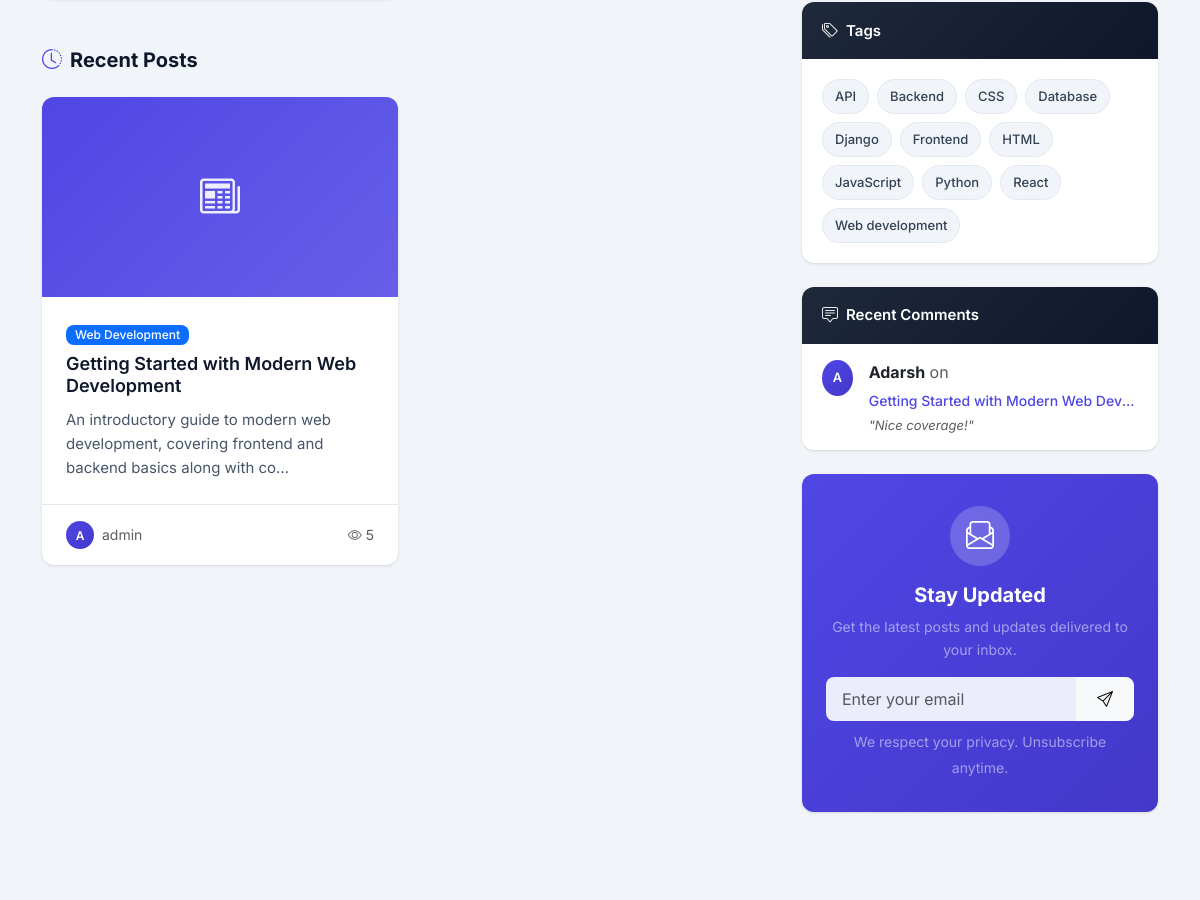
Before: / (middle part) with the older database file.
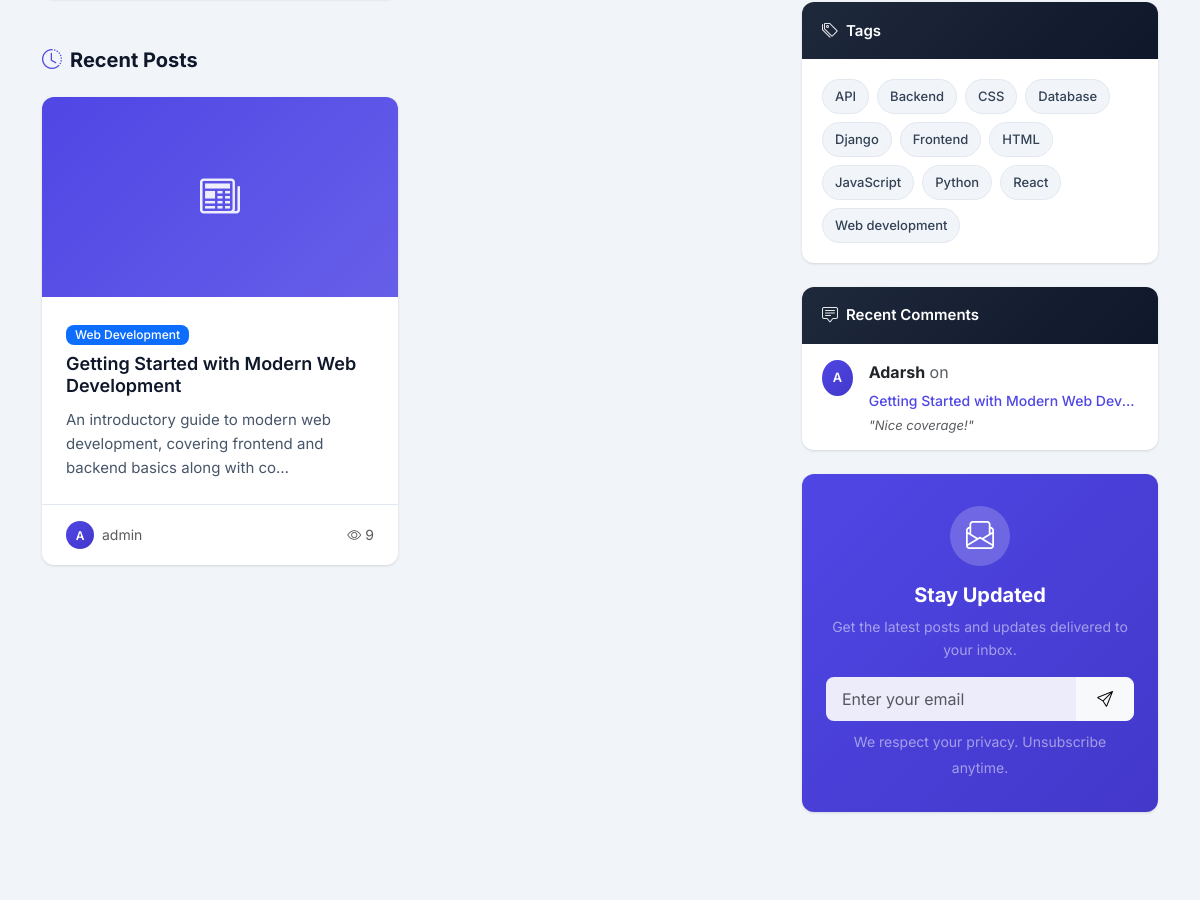
After: the same page with the newer database file.
### apps/blog/models.py (models this page shows, shortened)
class Post(models.Model):
    STATUS_CHOICES = (
        ('draft', 'Draft'),        # Not visible to public
        ('published', 'Published'),  # Visible to everyone
    )
    title = models.CharField(
        max_length=200,
        help_text="Post title (appears in browser tab and listings)"
    )
    slug = models.SlugField(
        max_length=200,
        unique=True,
        blank=True,
        help_text="URL-friendly title (auto-generated)"
    )
    content = CKEditor5Field(
        'Content',
        config_name='default',
        help_text="Main post content with formatting"
    )
    excerpt = models.TextField(
        max_length=500,
        blank=True,
        help_text="Brief summary (shown in post listings)"
    )
    featured_image = models.ImageField(
        upload_to='posts/%Y/%m/%d/',  # Organize by date
        blank=True,
        null=True,  # Can be NULL in database
        help_text="Main image for the post"
    )
    author = models.ForeignKey(
        User,  # Link to Django's built-in User model
        on_delete=models.CASCADE,  # Delete posts if user is deleted
        related_name='posts',  # Access user's posts: user.posts.all()
        help_text="Post author"
    )
    category = models.ForeignKey(
        Category,
        on_delete=models.SET_NULL,  # Keep post if category is deleted
        null=True,  # Allow NULL in database
        blank=True,  # Optional in forms
        related_name='posts',
        help_text="Post category"
    )
    tags = models.ManyToManyField(
        Tag,
        blank=True,  # Tags are optional
        related_name='posts',  # Access tag's posts: tag.posts.all()
        help_text="Post tags"
    )
    status = models.CharField(
        max_length=10,
        choices=STATUS_CHOICES,
        default='draft',
        help_text="Draft posts are only visible to author"
    )
    views_count = models.PositiveIntegerField(
        default=0,
        help_text="Number of times this post was viewed"
    )
    allow_comments = models.BooleanField(
        default=True,
        help_text="Enable comments on this post"
    )
    created_at = models.DateTimeField(auto_now_add=True)
    updated_at = models.DateTimeField(auto_now=True)
    published_at = models.DateTimeField(
        null=True,
        blank=True,
        help_text="When the post was/will be published"
    )
    meta_description = models.CharField(
        max_length=160,
        blank=True,
        help_text="SEO meta description (160 chars max)"
    )
    class Meta:
        verbose_name = 'Post'
        verbose_name_plural = 'Posts'
        ordering = ['-published_at', '-created_at']
    def get_absolute_url(self):
        return reverse('blog:post_detail', kwargs={'slug': self.slug})

class Category(models.Model):
    ICON_CHOICES = (
        ('bi-laptop', 'Technology'),
        ('bi-globe', 'Web Development'),
        ('bi-code-slash', 'Programming'),
        ('bi-graph-up', 'Data Science'),
        ('bi-mortarboard', 'Tutorial'),
        ('bi-newspaper', 'News'),
        ('bi-camera', 'Photography'),
        ('bi-palette', 'Design'),
        ('bi-briefcase', 'Business'),
        ('bi-heart', 'Lifestyle'),
        ('bi-airplane', 'Travel'),
        ('bi-cup-hot', 'Food'),
        ('bi-controller', 'Gaming'),
        ('bi-music-note', 'Music'),
        ('bi-film', 'Entertainment'),
        ('bi-book', 'Education'),
        ('bi-lightbulb', 'Ideas'),
        ('bi-chat-quote', 'Opinion'),
    )
    COLOR_CHOICES = (
        ('#4f46e5', 'Indigo'),
        ('#2563eb', 'Blue'),
        ('#0891b2', 'Cyan'),
        ('#059669', 'Green'),
        ('#84cc16', 'Lime'),
        ('#eab308', 'Yellow'),
        ('#f97316', 'Orange'),
        ('#ef4444', 'Red'),
        ('#ec4899', 'Pink'),
        ('#8b5cf6', 'Purple'),
        ('#6366f1', 'Violet'),
        ('#64748b', 'Slate'),
    )
    name = models.CharField(
        max_length=100,
        unique=True,  # No two categories can have the same name
        help_text="Category name (e.g., 'Technology', 'Travel')"
    )
    slug = models.SlugField(
        max_length=100,
        unique=True,
        blank=True,  # Can be empty in forms (we auto-generate it)
        help_text="URL-friendly name (auto-generated from name)"
    )
    description = models.TextField(
        blank=True,  # Optional in forms
        help_text="Brief description of this category"
    )
    icon = models.CharField(
        max_length=50,
        choices=ICON_CHOICES,
        default='bi-newspaper',
        help_text="Bootstrap icon for this category"
    )
    color = models.CharField(
        max_length=20,
        choices=COLOR_CHOICES,
        default='#4f46e5',
        help_text="Color for category badge and default image"
    )
    created_at = models.DateTimeField(auto_now_add=True)
    class Meta:
        verbose_name = 'Category'
        verbose_name_plural = 'Categories'  # Plural form
        ordering = ['name']
    def get_absolute_url(self):
        return reverse('blog:category_detail', kwargs={'slug': self.slug})
    def post_count(self):
        return self.posts.filter(status='published').count()

### apps/blog/views.py (the view)
class HomeView(ListView):
    model = Post
    template_name = 'blog/home.html'
    context_object_name = 'posts'  # Custom name for template variable
    paginate_by = 6  # Show 6 posts per page
    def get_queryset(self):
        return Post.objects.filter(
            status='published'
        ).select_related(
            'author', 'category'  # Optimize: fetch related objects in one query
        ).prefetch_related(
            'tags'  # Optimize: fetch many-to-many in efficient query
        ).order_by('-published_at')
    def get_context_data(self, **kwargs):
        context = super().get_context_data(**kwargs)
        context['featured_posts'] = Post.objects.filter(
            status='published'
        ).order_by('-views_count')[:3]
        context['recent_comments'] = Comment.objects.filter(
            is_approved=True
        ).select_related('author', 'post').order_by('-created_at')[:5]
        context['search_form'] = SearchForm()
        return context

### apps/blog/forms.py
class SearchForm(forms.Form):
    q = forms.CharField(
        label='',
        max_length=100,
        widget=forms.TextInput(attrs={
            'class': 'form-control',
            'placeholder': 'Search posts...',
            'type': 'search',
        })
    )

### apps/blog/models.py (called while the page is built)
    def get_absolute_url(self):
        return reverse('blog:tag_detail', kwargs={'slug': self.slug})

### apps/core/context_processors.py (called while the page is built)
def site_settings(request):
    return {
        'site_name': 'Django Blog CMS',
        'site_description': 'A powerful blogging platform built with Django',
        'site_author': 'Your Name',
        'site_year': '2024',
        'all_categories': Category.objects.all()[:10],
        'all_tags': Tag.objects.all()[:20],
        'social_links': {
            'twitter': 'https://twitter.com/yourusername',
            'github': 'https://github.com/yourusername',
            'linkedin': 'https://linkedin.com/in/yourusername',
        },
    }

### apps/blog/templates/blog/home.html (shortened to what this page needs)
{% extends 'base.html' %}
{% load static %}
{% block content %}
<div class="container py-4">
    <div class="row g-4">
        <div class="col-lg-8">
            <section>
                <h2 class="section-title">
                    <i class="bi bi-clock-history"></i>
                    Recent Posts
                </h2>
                {% if posts %}
                <div class="row g-4">
                    {% for post in posts %}
                    <div class="col-md-6">
                        <article class="card card-hover-lift h-100">
                            {% if post.featured_image %}
                            <img src="{{ post.featured_image.url }}"
                                 class="card-img-top"
                                 alt="{{ post.title }}">
                            {% else %}
                            <div class="card-img-placeholder" style="background: linear-gradient(135deg, {{ post.category.color|default:'#4f46e5' }} 0%, {{ post.category.color|default:'#4f46e5' }}dd 100%);">
                                <i class="bi {{ post.category.icon|default:'bi-newspaper' }}" style="font-size: 2.5rem; color: rgba(255,255,255,0.9);"></i>
                            </div>
                            {% endif %}
                            <div class="card-body">
                                {% if post.category %}
                                <a href="{{ post.category.get_absolute_url }}"
                                   class="badge bg-primary text-decoration-none mb-2">
                                    {{ post.category.name }}
                                </a>
                                {% endif %}
                                <h3 class="card-title h5">
                                    <a href="{{ post.get_absolute_url }}">{{ post.title }}</a>
                                </h3>
                                <p class="card-text">{{ post.excerpt|truncatechars:100 }}</p>
                            </div>
                            <div class="card-footer">
                                <div class="d-flex justify-content-between align-items-center">
                                    <div class="d-flex align-items-center">
                                        <div class="avatar-initials me-2" style="width: 28px; height: 28px; font-size: 0.75rem;">
                                            {{ post.author.username|slice:":1"|upper }}
                                        </div>
                                        <small class="text-muted">{{ post.author.username }}</small>
                                    </div>
                                    <small class="text-muted">
                                        <i class="bi bi-eye me-1"></i>{{ post.views_count }}
                                    </small>
                                </div>
                            </div>
                        </article>
                    </div>
                    {% endfor %}
                </div>
                {% endif %}
            </section>
        </div>
        <div class="col-lg-4 sidebar">
            {% include 'includes/sidebar.html' %}
        </div>
    </div>
</div>
{% endblock %}

Changed rows visible on the page:
changed Post "Getting Started with Modern Web Development": views_count "5" → "9"
